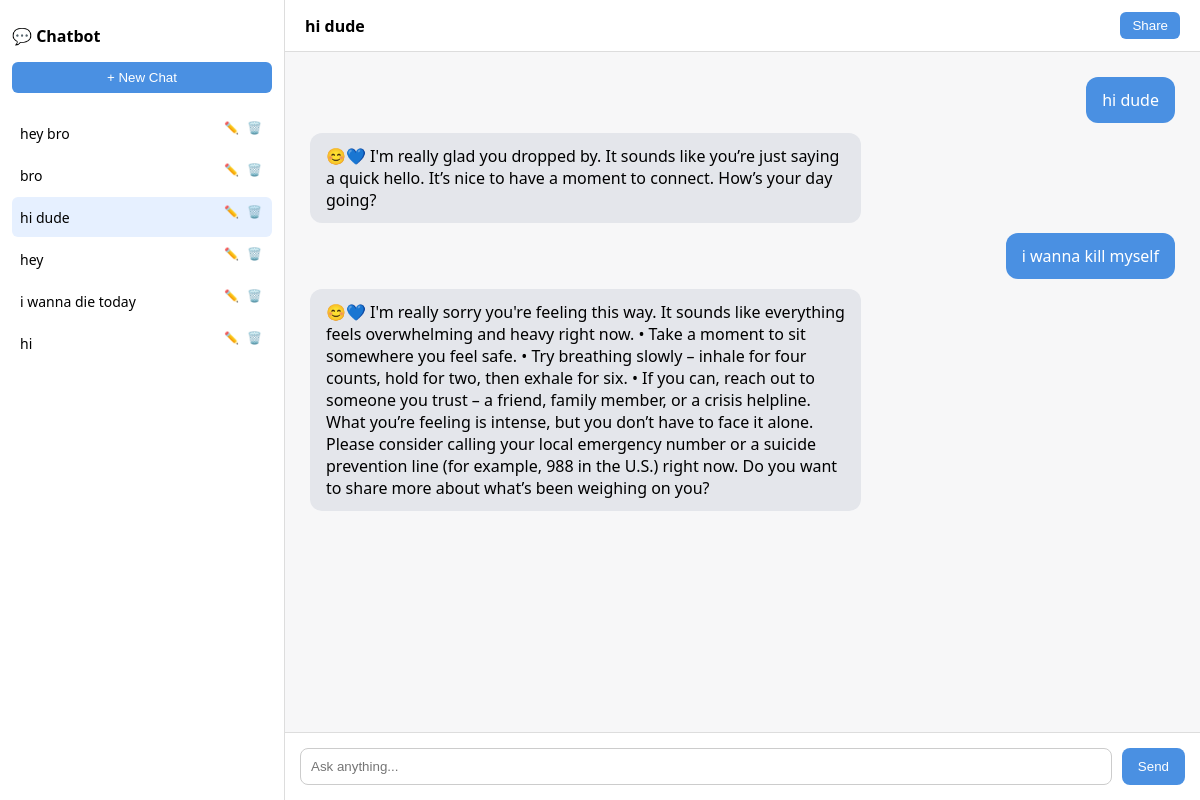
Screenshot of /home/?chat_id=45 (signed in) with the database file from the repository.
### chatbot/models.py (models this page shows, shortened)
class Chat(models.Model):
    user = models.ForeignKey(User, on_delete=models.CASCADE)
    title = models.CharField(max_length=200, blank=True)   # ✅ NEW
    created_at = models.DateTimeField(auto_now_add=True)

class ChatMessage(models.Model):
    chat = models.ForeignKey(Chat, on_delete=models.CASCADE)
    user = models.ForeignKey(User, on_delete=models.CASCADE)
    message = models.TextField()
    response = models.TextField()
    timestamp = models.DateTimeField(auto_now_add=True)

### chatbot/views.py (the view)
# urls.py: path('home/', views.home, name='home'),
@login_required
def home(request):
    chats = Chat.objects.filter(user=request.user).order_by("-created_at")
    chat = None
    chat_id = request.GET.get("chat_id")
    if chat_id:
        try:
            chat = Chat.objects.get(
                id=chat_id,
                user=request.user
            )
        except Chat.DoesNotExist:
            chat = chats.first()
    else:
        chat = chats.first()
    messages = []
    if chat:
        messages = ChatMessage.objects.filter(
            chat=chat
        ).order_by("timestamp")
    return render(request, "home.html", {
        "messages": messages,
        "chats": chats,
        "current_chat": chat,
    })

### templates/home.html (shortened to what this page needs)
<!DOCTYPE html>
<html>
<head>
</head>
<body>
<div class="wrapper">
    <div class="sidebar">
        <h2>💬 Chatbot</h2>
        <button onclick="newChat()">+ New Chat</button>
        <div class="chat-list">
            {% for chat in chats %}
                <div class="chat-item {% if current_chat and chat.id == current_chat.id %}active{% endif %}">
                    <a href="?chat_id={{ chat.id }}">
                        {{ chat.title|default:"New Chat" }}
                    </a>
                    <div class="chat-actions">
                        <button onclick="event.stopPropagation(); renameChat('{{ chat.id }}')">✏️</button>
                        <button onclick="event.stopPropagation(); deleteChat('{{ chat.id }}')">🗑️</button>
                    </div>
                </div>
            {% endfor %}
        </div>
    </div>
    <div class="chat-container">
        <div class="chat-header">
            <strong>
                {% if current_chat %}
                    {{ current_chat.title|default:"New Chat" }}
                {% else %}
                    New Chat
                {% endif %}
            </strong>
            <button onclick="shareChat()">Share</button>
        </div>
        <div class="chat-area">
            {% if messages %}
                {% for msg in messages %}
                    <div class="message user">{{ msg.message }}</div>
                    <div class="message bot">{{ msg.response }}</div>
                {% endfor %}
            {% else %}
                <div class="center-box">
                    <h1>What's on your mind today?</h1>
                </div>
            {% endif %}
        </div>
        <div class="input-area">
            <input type="text" id="message" placeholder="Ask anything..." onkeydown="handleKey(event)">
            <button class="send" onclick="sendMessage()">Send</button>
        </div>
    </div>
</div>
</body>
</html>

### templates/home.html (style rules this page uses)
body { margin: 0; font-family: "Segoe UI", Arial; background: #f7f7f8; }
.wrapper { display: flex; height: 100vh; }
.sidebar { width: 260px; background: #ffffff; border-right: 1px solid #ddd; padding: 12px; }
.sidebar h2 { font-size: 16px; margin-bottom: 15px; }
.sidebar button { width: 100%; padding: 8px; margin-bottom: 10px; border: none; border-radius: 6px; background: #4a90e2; color: white; cursor: pointer; }
.chat-list { margin-top: 10px; }
.chat-item { padding: 6px 8px; border-radius: 6px; margin-bottom: 2px; display: flex; align-items: center; justify-content: space-between; font-size: 14px; cursor: pointer; }
.chat-item.active { background: #e6f0ff; }
.chat-item a { flex: 1; text-decoration: none; color: black; white-space: nowrap; overflow: hidden; text-overflow: ellipsis; }
.chat-actions { display: flex; gap: 4px; }
.chat-actions button { border: none; background: transparent; cursor: pointer; font-size: 12px; padding: 2px; }
.chat-container { flex: 1; display: flex; flex-direction: column; }
.chat-header { padding: 12px 20px; border-bottom: 1px solid #ddd; background: white; display: flex; justify-content: space-between; align-items: center; }
.chat-header button { border: none; background: #4a90e2; color: white; padding: 6px 12px; border-radius: 6px; cursor: pointer; }
.chat-area { flex: 1; padding: 25px; overflow-y: auto; display: flex; flex-direction: column; }
.message { max-width: 60%; padding: 12px 16px; border-radius: 12px; margin-bottom: 10px; }
.user { background: #4a90e2; color: white; align-self: flex-end; }
.bot { background: #e4e6eb; align-self: flex-start; }
.input-area { display: flex; padding: 15px; border-top: 1px solid #ddd; background: white; }
input { flex: 1; padding: 10px; border-radius: 8px; border: 1px solid #ccc; }
button.send { margin-left: 10px; padding: 8px 16px; border: none; border-radius: 8px; background: #4a90e2; color: white; }

### rows the page displays
Chat: title "hey bro"
Chat: title "bro"
Chat: title "hi dude"
Chat: title "hey"
Chat: title "i wanna die today"
Chat: title "hi"
ChatMessage: message "hi dude", response "😊💙 I'm really glad you dropped by. It sounds like you’re just saying a quick hello. It’s nice to have a moment to connect. How’s your day going?"
ChatMessage: message "i wanna kill myself", response "😊💙 I'm really sorry you're feeling this way. It sounds like everything feels overwhelming and heavy right now. • Take a moment to sit somewhere you feel safe. • Try breathing slowly – inhale for four counts, hold for two, then exhale for six. • If you can, reach out to someone you trust – a friend, family member, or a crisis helpline. What you’re feeling is intense, but you don’t have to face it alone. Please consider calling your local emergency number or a suicide prevention line (for example, 988 in the U.S.) right now. Do you want to share more about what’s been weighing on you?"
